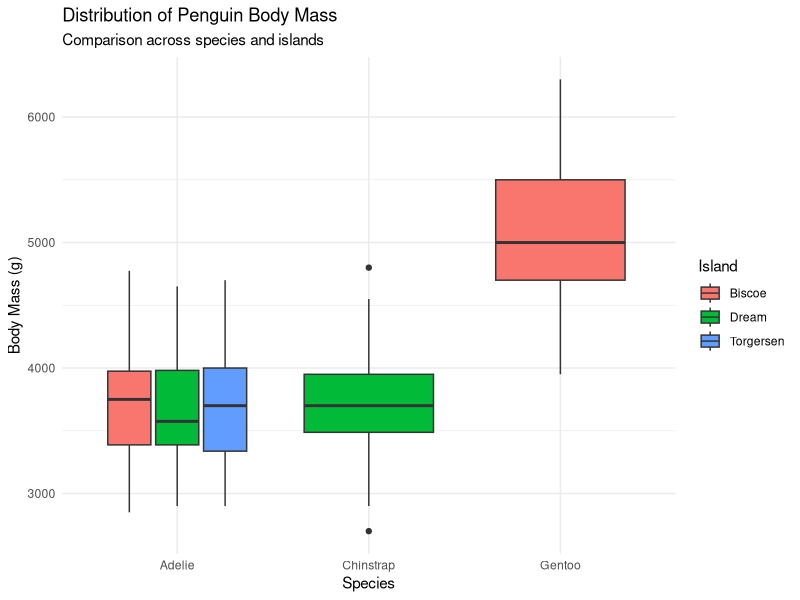
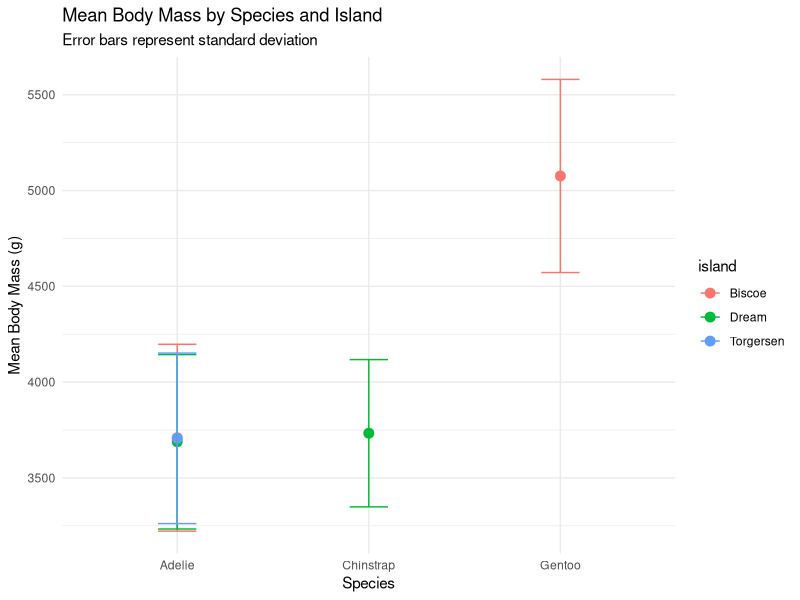
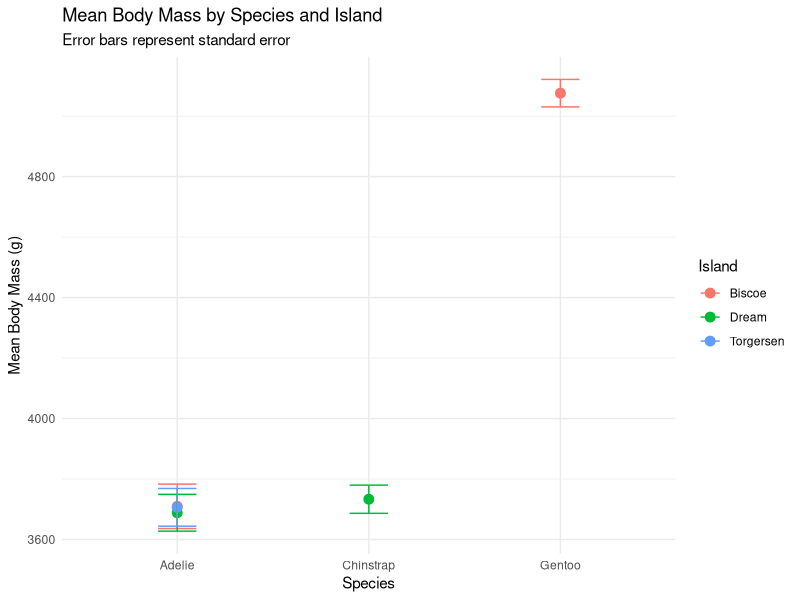

Here is the R script that generated these plots, in order:
## ---- chunk 1
#| label: setup
#| include: false

# Load the required packages
library(tidyverse)
library(palmerpenguins)

# Load the penguins dataset
data("penguins")
## ---- chunk 2
# Display the structure of the Palmer Penguins dataset
glimpse(penguins)

## ---- chunk 3
# Calculate mean body mass for each species and island

penguin_mass_summary <- penguins |>
  group_by(species, island) |>
  summarise(
    mean_mass = mean(body_mass_g, na.rm = TRUE),
    .groups = "drop"
  )

# Display the summary table

print(penguin_mass_summary)
## ---- chunk 4
# Create a boxplot comparing penguin body mass
# across species and islands

penguins |>
  ggplot(aes(
    x = species,
    y = body_mass_g,
    fill = island
  )) +
  geom_boxplot(na.rm = TRUE) +
  labs(
    title = "Distribution of Penguin Body Mass",
    subtitle = "Comparison across species and islands",
    x = "Species",
    y = "Body Mass (g)",
    fill = "Island"
  ) +
  theme_minimal()
## ---- chunk 5
#| label: fig-penguin-body-mass
#| fig-width: 8
#| fig-height: 5

# Pipe directly from aggregation to plotting with error bars

mass_compare_plot <- penguins |>
  group_by(species, island) |>
  summarise(
    mean_mass = mean(body_mass_g, na.rm = TRUE),
    sd_mass = sd(body_mass_g, na.rm = TRUE),
    n = n(),
    .groups = "drop"
  ) |>
  ggplot(aes(x = species, y = mean_mass, colour = island)) +
  geom_point(size = 3) +
  geom_errorbar(
    aes(
      ymin = mean_mass - sd_mass,
      ymax = mean_mass + sd_mass
    ),
    width = 0.2
  ) +
  labs(
    title = "Mean Body Mass by Species and Island",
    subtitle = "Error bars represent standard deviation",
    y = "Mean Body Mass (g)",
    x = "Species"
  ) +
  theme_minimal()

mass_compare_plot
## ---- chunk 6
# Calculate mean body mass, standard deviation,
# sample size and standard error by species and island

penguin_se_summary <- penguins |>
  group_by(species, island) |>
  summarise(
    mean_mass = mean(body_mass_g, na.rm = TRUE),
    sd_mass = sd(body_mass_g, na.rm = TRUE),
    n = sum(!is.na(body_mass_g)),
    se_mass = sd_mass / sqrt(n),
    .groups = "drop"
  )

# Display the summary table

print(penguin_se_summary)
## ---- chunk 7
# Visualise mean penguin body mass with standard error bars

mass_se_plot <- penguin_se_summary |>
  ggplot(aes(
    x = species,
    y = mean_mass,
    colour = island
  )) +
  geom_point(size = 3) +
  geom_errorbar(
    aes(
      ymin = mean_mass - se_mass,
      ymax = mean_mass + se_mass
    ),
    width = 0.2
  ) +
  labs(
    title = "Mean Body Mass by Species and Island",
    subtitle = "Error bars represent standard error",
    y = "Mean Body Mass (g)",
    x = "Species",
    colour = "Island"
  ) +
  theme_minimal()

# Display the standard error plot

mass_se_plot
